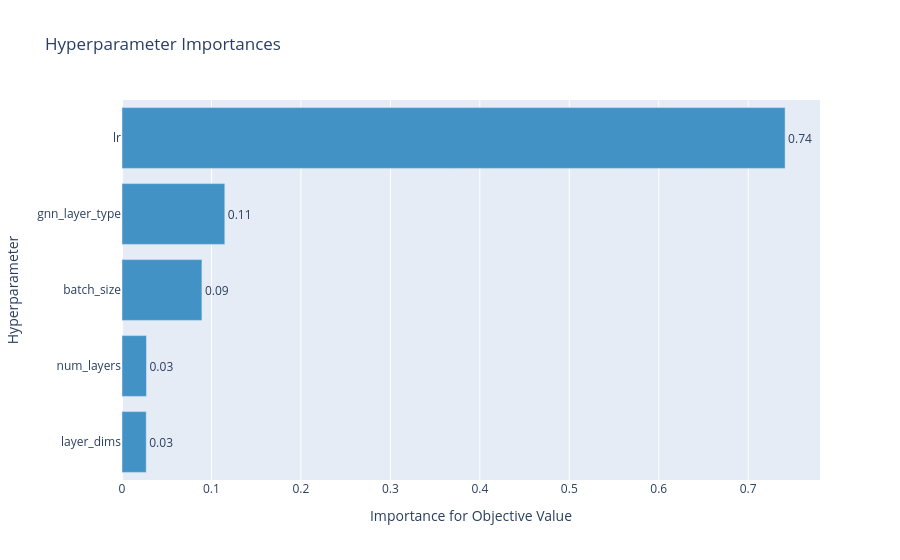

The notebook cell this image was saved under:
### Code cell
if use_optuna:
    study_parameters_2 = study_parameters.copy()
    study_parameters_2.remove('lr')
    display(optuna.visualization.plot_param_importances(study, params=study_parameters))

### Figure 1 — Plotly figure (JSON) as saved in the notebook; plotly's stock layout.template omitted (floating-point values rounded to 4 significant figures)
{"data": [{"cliponaxis": false, "hovertemplate": ["layer_dims (CategoricalDistribution): 0.027090762376922192<extra></extra>", "num_layers (IntDistribution): 0.02739870785454462<extra></extra>", "batch_size (CategoricalDistribution): 0.08934984417416217<extra></extra>", "gnn_layer_type (CategoricalDistribution): 0.1149240930116193<extra></extra>", "lr (FloatDistribution): 0.7412365925827518<extra></extra>"], "marker": {"color": "rgb(66,146,198)"}, "orientation": "h", "text": ["0.03", "0.03", "0.09", "0.11", "0.74"], "textposition": "outside", "type": "bar", "x": [0.02709, 0.0274, 0.08935, 0.1149, 0.7412], "y": ["layer_dims", "num_layers", "batch_size", "gnn_layer_type", "lr"]}], "layout": {"showlegend": false, "title": {"text": "Hyperparameter Importances"}, "xaxis": {"title": {"text": "Importance for Objective Value"}}, "yaxis": {"title": {"text": "Hyperparameter"}}}}
